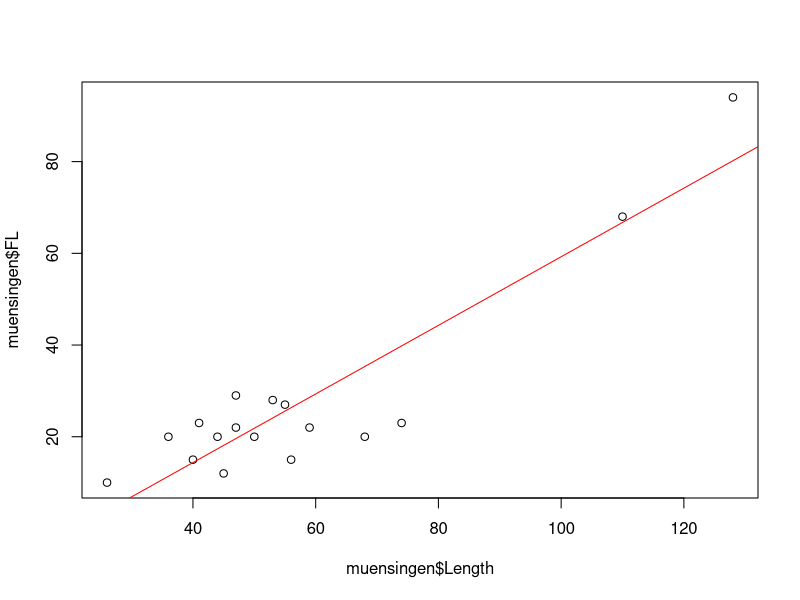
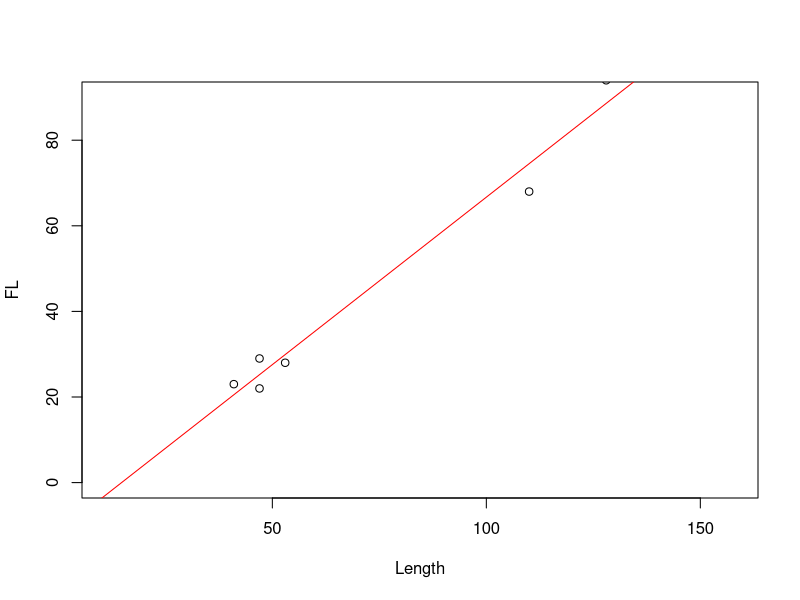
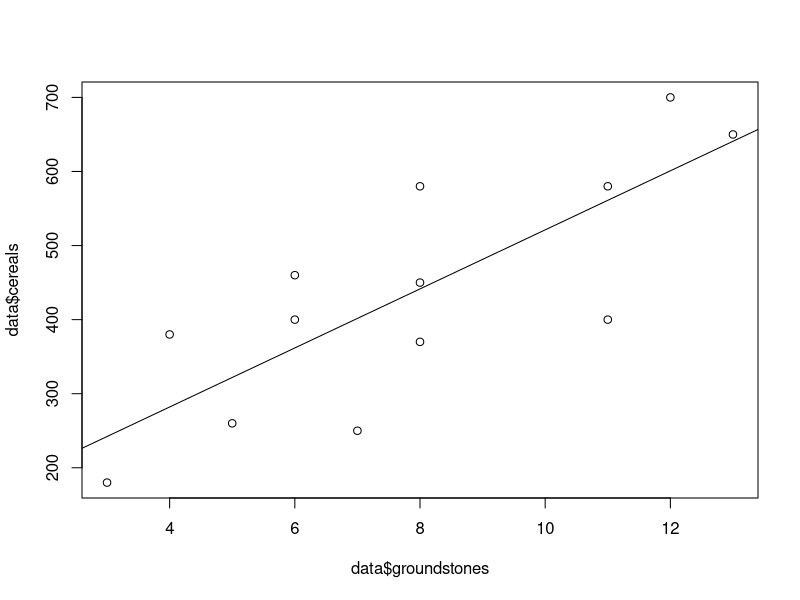
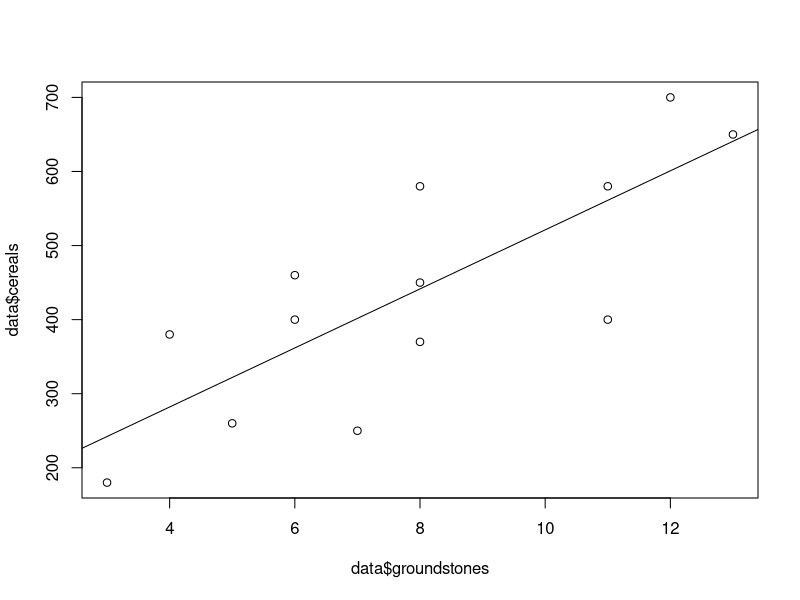
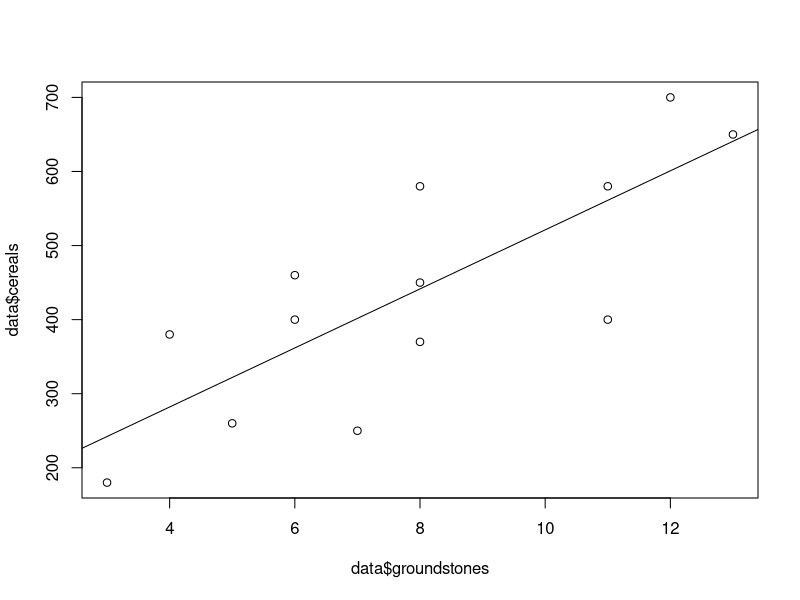
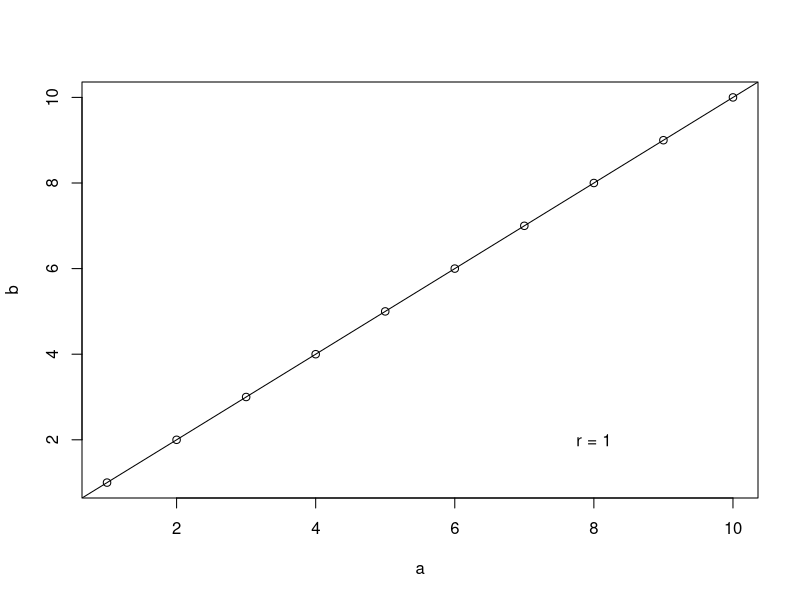
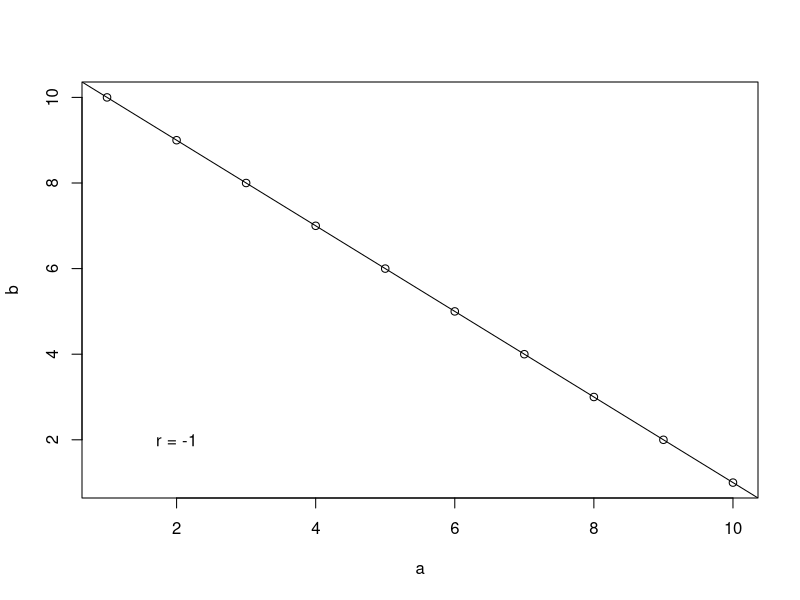
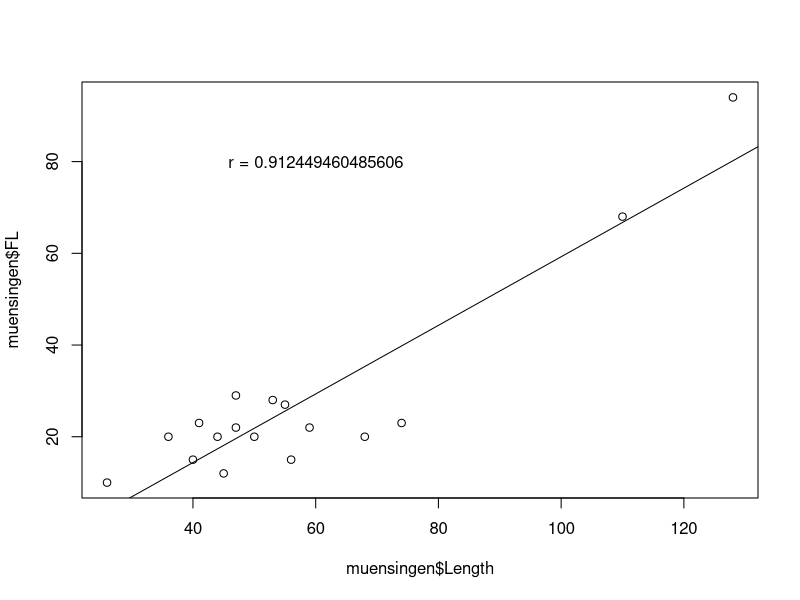

Here is the R script that generated these plots, in order:
## ---- chunk 1
rm(list = ls())
#options(digits = 3)
Sys.setlocale("LC_MESSAGES", "en_US.utf8")
## ---- chunk 2
cat('# ', rmarkdown::metadata$title)
## ---- chunk 3
cat('## ', rmarkdown::metadata$subtitle)
## ---- chunk 4
cat('### ', rmarkdown::metadata$author)
## ---- chunk 5
cat('#### ', rmarkdown::metadata$institute)
## ---- chunk 6
cat(rmarkdown::metadata$date)
## ---- chunk 7
muensingen <- read.csv2("muensingen_fib.csv")
head(muensingen)
## ---- chunk 8
plot(muensingen$Length, muensingen$FL)
abline(
  lm(muensingen$FL~muensingen$Length),
  col="red")
## ---- chunk 9
hmuens <- head(muensingen[,c("FL", "Length")])
var_x <- var(hmuens[,1])
var_y <- var(hmuens[,2])
## ---- chunk 10
head(muensingen[,c("FL", "Length")])
colMeans(head(muensingen[,c("FL", "Length")]))
## ---- chunk 11
hmuens$'FL - mean(FL)' <- hmuens$FL - mean(hmuens$FL)
hmuens$'Length - mean(Length)' <- hmuens$Length - mean(hmuens$Length)
hmuens$'covariance' <- hmuens$'FL - mean(FL)' * hmuens$'Length - mean(Length)'
hmuens$'var(FL)' <- (hmuens$FL - mean(hmuens$FL))^2
sum_hmuens <- colSums(hmuens)
sum_hmuens <- c("sum","","","", sum_hmuens[c(5,6)])
knitr::kable(rbind(hmuens, sum_hmuens), format = "html")
## ---- chunk 12
hmuens$'FL - mean(FL)' <- hmuens$FL - mean(hmuens$FL)
hmuens$'Length - mean(Length)' <- hmuens$Length - mean(hmuens$Length)
hmuens$'covariance' <- hmuens$'FL - mean(FL)' * hmuens$'Length - mean(Length)'
hmuens$'var(FL)' <- (hmuens$FL - mean(hmuens$FL))^2
sum_hmuens <- colSums(hmuens)
sum_hmuens <- c("sum","","","", sum_hmuens[c(5,6)])
knitr::kable(rbind(hmuens, sum_hmuens), format = "html")
## ---- chunk 13
plot(FL~Length, data=data.frame(head(muensingen)), ylim = c(0,90), asp=1)
abline(
  lm(FL~Length, data=data.frame(head(muensingen))),
  col="red")
## ---- chunk 14
hmuens$'FL - mean(FL)' <- hmuens$FL - mean(hmuens$FL)
hmuens$'Length - mean(Length)' <- hmuens$Length - mean(hmuens$Length)
hmuens$'covariance' <- hmuens$'FL - mean(FL)' * hmuens$'Length - mean(Length)'
hmuens$'var(FL)' <- (hmuens$FL - mean(hmuens$FL))^2
sum_hmuens <- colSums(hmuens)
sum_hmuens <- c("sum","","","", sum_hmuens[c(5,6)])
knitr::kable(rbind(hmuens, sum_hmuens), format = "html")
## ---- chunk 15
mm <- data.frame(head(muensingen))
b.min <- sum(
  (mm$FL - mean(mm$FL)) * (mm$Length - mean(mm$Length))
  ) / 
  sum((mm$FL - mean(mm$FL))^2)
b.min
a.min <- mean(mm$Length) - b.min * mean(mm$FL)
a.min
## ---- chunk 16
lm(Length ~ FL, data=mm)
## ---- chunk 17

data<-read.csv2("cereal_processing.csv",row.names=1)
plot(data$groundstones,data$cereals)
abline(lm(data$cereals ~ data$groundstones))

## ---- chunk 18

data<-read.csv2("cereal_processing.csv",row.names=1)
plot(data$groundstones,data$cereals)
abline(lm(data$cereals ~ data$groundstones))

## ---- chunk 19

data<-read.csv2("cereal_processing.csv",row.names=1)
plot(data$groundstones,data$cereals)
abline(lm(data$cereals ~ data$groundstones))

## ---- chunk 20
test <- data.frame(a = 1:10, b= 1:10)
plot(test)
abline(lm(a~b, data = test))
text(8,2,labels = paste0("r = ", cor(test$a, test$b)))
## ---- chunk 21
test$b <- rev(test$b)
plot(test)
abline(lm(a~b, data = test))
text(2,2,labels = paste0("r = ", cor(test$a, test$b)))
## ---- chunk 22
plot(muensingen$FL ~ muensingen$Length)
abline(lm(muensingen$FL ~ muensingen$Length))
text(60,80,labels = paste0("r = ", cor(muensingen$FL, muensingen$Length)))
## ---- chunk 23
cov(muensingen$FL, muensingen$Length) /
  sqrt(var(muensingen$FL) * var(muensingen$Length))
## ---- chunk 24
cor(muensingen$FL, muensingen$Length)
## ---- chunk 25
shapiro.test(muensingen$FL)
shapiro.test(muensingen$Length)
## ---- chunk 26
# OK, in our example it is not the case.
# If it would be, we could do:

cor.test(muensingen$FL,muensingen$Length)
## ---- chunk 27
soil <- read.csv2("soilsites.csv", row.names = 1)
soil$soil_quality <- factor(soil$soil_quality, labels = c("poor", "medium", "good"))
soil$size <- factor(soil$size, labels = c("small", "medium", "big"))
soil_table <- addmargins(table(soil$size,soil$soil_quality)) 
knitr::kable(soil_table, format = "html")
## ---- chunk 28
library(kableExtra)
soil_table_out <- addmargins(table(soil$size,soil$soil_quality)) 
soil_table_out[1:3,1:3] <- paste0(soil_table_out[1:3,1:3], " (", letters[1:9], ")")
soil_table_out[1,1] <- cell_spec(soil_table_out[1, 1], "html", color = "red")
soil_table_out[2:3,2:3] <- cell_spec(soil_table_out[2:3, 2:3], "html", color = "green")
knitr::kable(soil_table_out, format = "html", escape = F)
## ---- chunk 29
soil_table_out <- addmargins(table(soil$size,soil$soil_quality)) 
soil_table_out[1:3,1:3] <- paste0(soil_table_out[1:3,1:3], " (", letters[1:9], ")")
soil_table_out[2,1] <- cell_spec(soil_table_out[2, 1], "html", color = "red")
soil_table_out[3,2:3] <- cell_spec(soil_table_out[3, 2:3], "html", color = "green")
knitr::kable(soil_table_out, format = "html", escape = F)
## ---- chunk 30
soil_table_out <- addmargins(table(soil$size,soil$soil_quality)) 
soil_table_out[1:3,1:3] <- paste0(soil_table_out[1:3,1:3], " (", letters[1:9], ")")
soil_table_out[1,2] <- cell_spec(soil_table_out[1,2], "html", color = "red")
soil_table_out[2:3,3] <- cell_spec(soil_table_out[2:3,3], "html", color = "green")
knitr::kable(soil_table_out, format = "html", escape = F)
## ---- chunk 31
soil_table_out <- addmargins(table(soil$size,soil$soil_quality)) 
soil_table_out[1:3,1:3] <- paste0(soil_table_out[1:3,1:3], " (", letters[1:9], ")")
soil_table_out[2,2] <- cell_spec(soil_table_out[2,2], "html", color = "red")
soil_table_out[3,3] <- cell_spec(soil_table_out[3,3], "html", color = "green")
knitr::kable(soil_table_out, format = "html", escape = F)
## ---- chunk 32
library(kableExtra)
soil_table_out <- addmargins(table(soil$size,soil$soil_quality)) 
soil_table_out[1:3,1:3] <- paste0(soil_table_out[1:3,1:3], " (", letters[1:9], ")")
soil_table_out[1,1] <- cell_spec(soil_table_out[1, 1], "html", color = "red")
soil_table_out[2:3,2:3] <- cell_spec(soil_table_out[2:3, 2:3], "html", color = "green")
knitr::kable(soil_table_out, format = "html", escape = F)
## ---- chunk 33
soil_table_out <- addmargins(table(soil$size,soil$soil_quality)) 
soil_table_out[1:3,1:3] <- paste0(soil_table_out[1:3,1:3], " (", letters[1:9], ")")
soil_table_out[1,3] <- cell_spec(soil_table_out[1,3], "html", color = "red")
soil_table_out[2:3,1:2] <- cell_spec(soil_table_out[2:3,1:2], "html", color = "green")
knitr::kable(soil_table_out, format = "html", escape = F)
## ---- chunk 34
soil_table_out <- addmargins(table(soil$size,soil$soil_quality)) 
soil_table_out[1:3,1:3] <- paste0(soil_table_out[1:3,1:3], " (", letters[1:9], ")")
soil_table_out[2,3] <- cell_spec(soil_table_out[2,3], "html", color = "red")
soil_table_out[3,1:2] <- cell_spec(soil_table_out[3,1:2], "html", color = "green")
knitr::kable(soil_table_out, format = "html", escape = F)
## ---- chunk 35
soil_table_out <- addmargins(table(soil$size,soil$soil_quality)) 
soil_table_out[1:3,1:3] <- paste0(soil_table_out[1:3,1:3], " (", letters[1:9], ")")
soil_table_out[1,2] <- cell_spec(soil_table_out[1,2], "html", color = "red")
soil_table_out[2:3,1] <- cell_spec(soil_table_out[2:3,1], "html", color = "green")
knitr::kable(soil_table_out, format = "html", escape = F)
## ---- chunk 36
soil_table_out <- addmargins(table(soil$size,soil$soil_quality)) 
soil_table_out[1:3,1:3] <- paste0(soil_table_out[1:3,1:3], " (", letters[1:9], ")")
soil_table_out[2,2] <- cell_spec(soil_table_out[2,2], "html", color = "red")
soil_table_out[3,1] <- cell_spec(soil_table_out[3,1], "html", color = "green")
knitr::kable(soil_table_out, format = "html", escape = F)
## ---- chunk 37
knitr::kable(soil_table, format = "html")
## ---- chunk 38
soil <- read.csv2("soilsites.csv", row.names = 1)
cor.test(soil$size, soil$soil_quality, method = "kendall")
